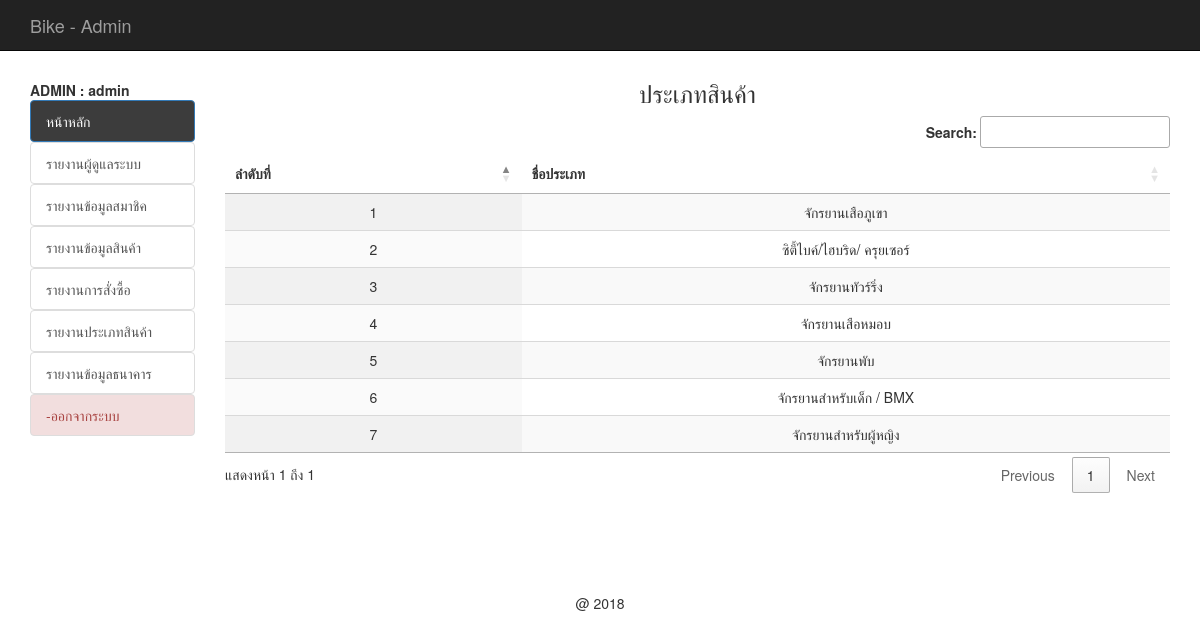
/backend/report_all_type.php (signed in), run on an earlier commit of the app's database.
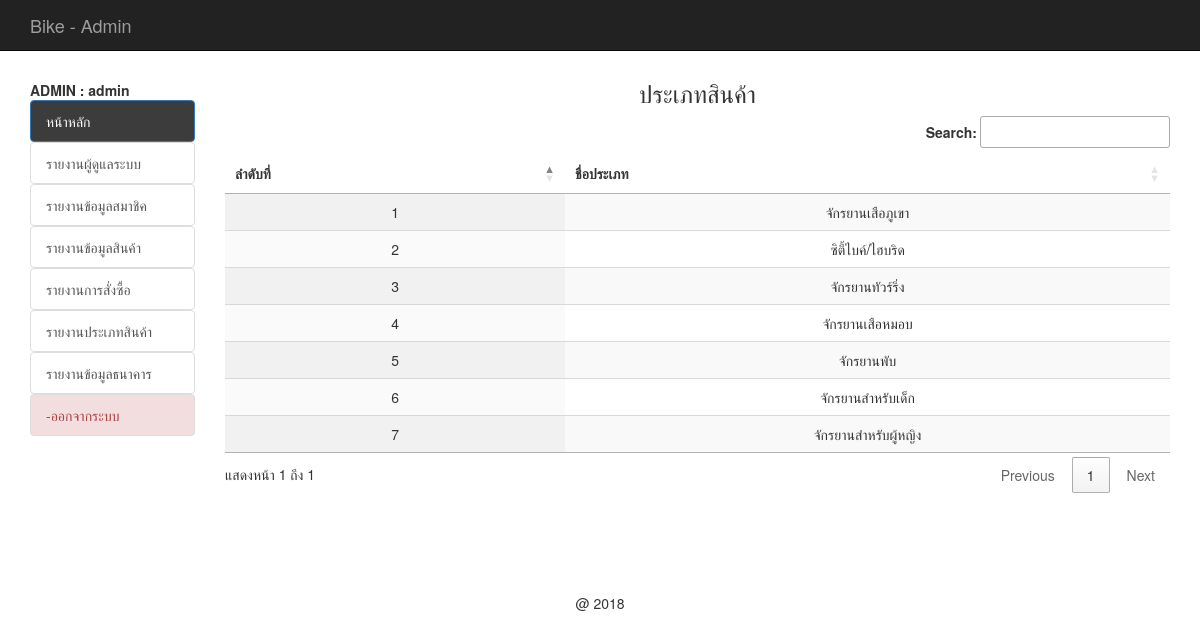
And on a later commit of the database.
### tables this page shows
CREATE TABLE `tbl_type` (
  `t_id` int(11) NOT NULL,
  `t_name` varchar(100) NOT NULL
);

### backend/report_all_type.php (the view, shortened to what this page needs)
<?php require_once('../Connections/condb.php'); ?>
<?php
$query_ptype = "SELECT * FROM tbl_type";
$ptype = mysql_query($query_ptype, $condb) or die(mysql_error());
$row_ptype = mysql_fetch_assoc($ptype);
$totalRows_ptype = mysql_num_rows($ptype);
?>
<!DOCTYPE html>
<html lang="en">
  <head>
	<?php include('h.php');?>
    <?php include('datatable.php');?>
  </head>
  <body>
  <div class="container">
  <div class="row">
         <?php include('banner.php');?>
   </div>
  	<div class="row">
    	<div class="col-md-2">
        <br>
        <?php include('menu.php');?>
      </div>
      <div class="col-md-10">
        <h3 align="center"> ประเภทสินค้า </h3>
        <table id="example1" class="display" cellspacing="0" border="0">
		<thead>
          <tr>
             <th>ลำดับที่</th>
            <th >ชื่อประเภท</th>
          </tr>
        </thead>
        <tbody>
        <?php if($totalRows_ptype>0){?>
          <?php
$i = 1;
          do { ?>
            <tr>
               <td align="center" valign="top"><?php echo $i; ?></td>
              <td  align="center" valign="top"><?php echo $row_ptype['t_name']; ?></td>
            </tr>
            <?php
  $i += 1;
          } while ($row_ptype = mysql_fetch_assoc($ptype)); ?>
        <?php } ?>
        </tbody>
        </table>
      </div>
    </div>
 </div>
  </body>
</html>
<?php include('f.php');?>

What changed in the data, as far as the page shows it:
changed tbl_type: t_name "ซิตี้ไบค์/ไฮบริด/ ครุยเซอร์" → "ซิตี้ไบค์/ไฮบริด"
changed tbl_type: t_name "จักรยานสำหรับเด็ก / BMX" → "จักรยานสำหรับเด็ก"
